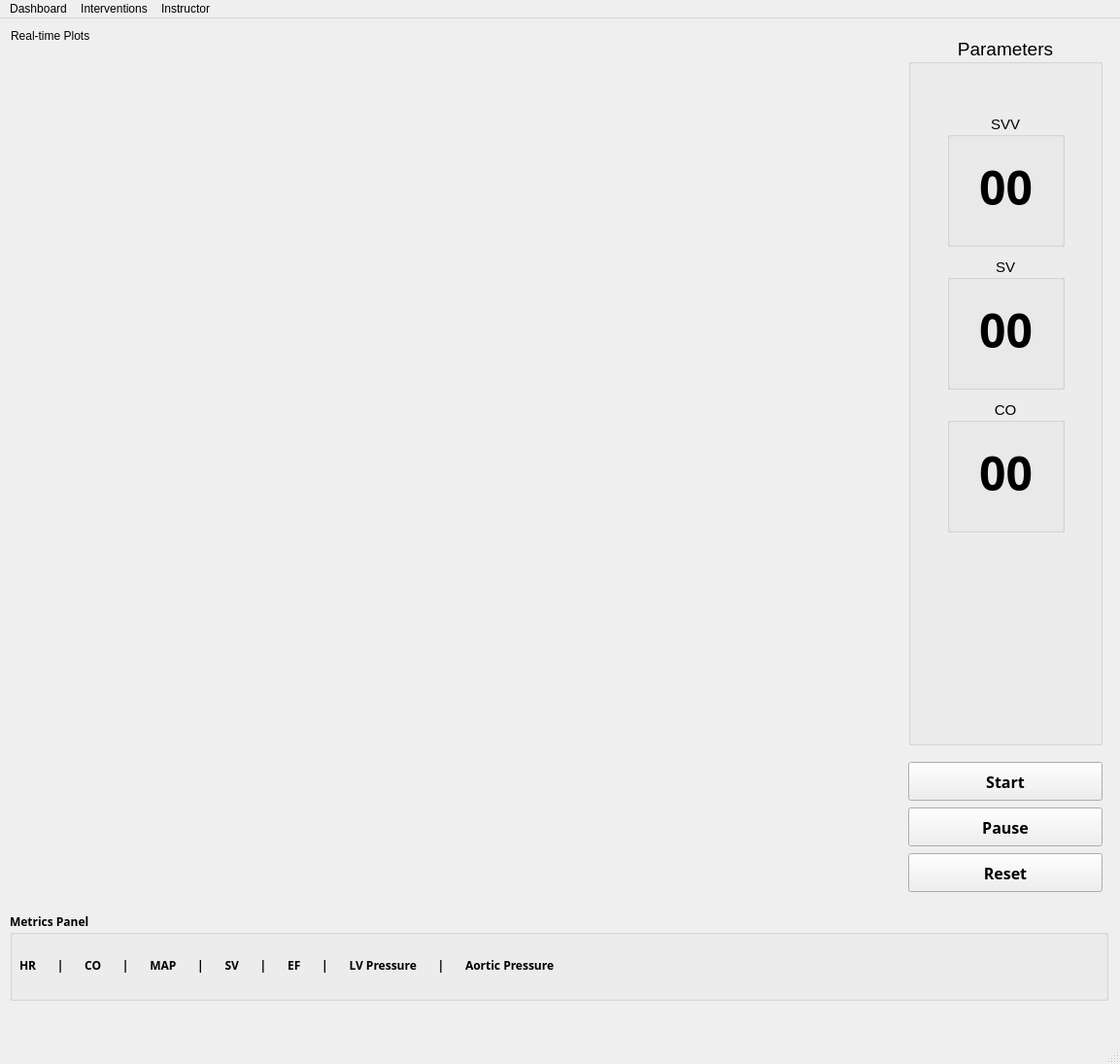
<?xml version="1.0" encoding="UTF-8"?>
<ui version="4.0">
 <class>MainWindow</class>
 <widget class="QMainWindow" name="MainWindow">
  <property name="geometry">
   <rect>
    <x>0</x>
    <y>0</y>
    <width>1153</width>
    <height>1095</height>
   </rect>
  </property>
  <property name="windowTitle">
   <string>MainWindow</string>
  </property>
  <widget class="QWidget" name="centralwidget">
   <widget class="QGroupBox" name="groupBox">
    <property name="geometry">
     <rect>
      <x>10</x>
      <y>920</y>
      <width>1131</width>
      <height>91</height>
     </rect>
    </property>
    <property name="font">
     <font>
      <family>Sitka Heading</family>
      <bold>true</bold>
     </font>
    </property>
    <property name="title">
     <string>Metrics Panel</string>
    </property>
    <widget class="QWidget" name="layoutWidget">
     <property name="geometry">
      <rect>
       <x>10</x>
       <y>30</y>
       <width>1111</width>
       <height>49</height>
      </rect>
     </property>
     <layout class="QVBoxLayout" name="verticalLayout_5">
      <item>
       <widget class="QLabel" name="Different_Metric_label">
        <property name="text">
         <string>HR       |       CO       |       MAP       |       SV       |       EF       |       LV Pressure       |       Aortic Pressure    </string>
        </property>
       </widget>
      </item>
     </layout>
    </widget>
   </widget>
   <widget class="QWidget" name="layoutWidget">
    <property name="geometry">
     <rect>
      <x>11</x>
      <y>11</y>
      <width>1131</width>
      <height>895</height>
     </rect>
    </property>
    <layout class="QHBoxLayout" name="horizontalLayout">
     <item>
      <layout class="QVBoxLayout" name="verticalLayout_8">
       <property name="sizeConstraint">
        <enum>QLayout::SizeConstraint::SetMinimumSize</enum>
       </property>
       <item>
        <widget class="QLabel" name="realtime_plots_label">
         <property name="sizePolicy">
          <sizepolicy hsizetype="Preferred" vsizetype="Fixed">
           <horstretch>0</horstretch>
           <verstretch>0</verstretch>
          </sizepolicy>
         </property>
         <property name="text">
          <string>Real-time Plots</string>
         </property>
        </widget>
       </item>
       <item>
        <layout class="QVBoxLayout" name="verticalLayout_2">
         <property name="spacing">
          <number>0</number>
         </property>
         <item>
          <widget class="PlotWidget" name="PT_plot_widget" native="true"/>
         </item>
        </layout>
       </item>
       <item>
        <layout class="QVBoxLayout" name="verticalLayout_6">
         <property name="spacing">
          <number>0</number>
         </property>
         <item>
          <widget class="PlotWidget" name="FT_plot_widget" native="true"/>
         </item>
        </layout>
       </item>
       <item>
        <layout class="QVBoxLayout" name="verticalLayout_7">
         <property name="spacing">
          <number>0</number>
         </property>
         <item>
          <widget class="PlotWidget" name="PV_plot_widget" native="true"/>
         </item>
        </layout>
       </item>
      </layout>
     </item>
     <item>
      <layout class="QVBoxLayout" name="verticalLayout_4">
       <property name="spacing">
        <number>7</number>
       </property>
       <property name="leftMargin">
        <number>2</number>
       </property>
       <property name="topMargin">
        <number>2</number>
       </property>
       <property name="rightMargin">
        <number>2</number>
       </property>
       <property name="bottomMargin">
        <number>2</number>
       </property>
       <item>
        <layout class="QVBoxLayout" name="verticalLayout">
         <property name="sizeConstraint">
          <enum>QLayout::SizeConstraint::SetDefaultConstraint</enum>
         </property>
         <property name="leftMargin">
          <number>5</number>
         </property>
         <property name="topMargin">
          <number>5</number>
         </property>
         <property name="rightMargin">
          <number>5</number>
         </property>
         <property name="bottomMargin">
          <number>5</number>
         </property>
         <item>
          <widget class="QGroupBox" name="groupBox_5">
           <property name="minimumSize">
            <size>
             <width>0</width>
             <height>600</height>
            </size>
           </property>
           <property name="maximumSize">
            <size>
             <width>200</width>
             <height>16777215</height>
            </size>
           </property>
           <property name="font">
            <font>
             <family>Tahoma</family>
             <pointsize>14</pointsize>
             <bold>false</bold>
            </font>
           </property>
           <property name="layoutDirection">
            <enum>Qt::LayoutDirection::LeftToRight</enum>
           </property>
           <property name="styleSheet">
            <string notr="true"/>
           </property>
           <property name="title">
            <string>Parameters</string>
           </property>
           <property name="alignment">
            <set>Qt::AlignmentFlag::AlignCenter</set>
           </property>
           <widget class="QWidget" name="layoutWidget">
            <property name="geometry">
             <rect>
              <x>40</x>
              <y>80</y>
              <width>121</width>
              <height>431</height>
             </rect>
            </property>
            <layout class="QVBoxLayout" name="verticalLayout_3">
             <property name="spacing">
              <number>10</number>
             </property>
             <item>
              <widget class="QGroupBox" name="groupBox_2">
               <property name="sizePolicy">
                <sizepolicy hsizetype="MinimumExpanding" vsizetype="Preferred">
                 <horstretch>0</horstretch>
                 <verstretch>0</verstretch>
                </sizepolicy>
               </property>
               <property name="minimumSize">
                <size>
                 <width>50</width>
                 <height>50</height>
                </size>
               </property>
               <property name="font">
                <font>
                 <family>Tahoma</family>
                 <pointsize>11</pointsize>
                 <bold>false</bold>
                </font>
               </property>
               <property name="cursor">
                <cursorShape>ArrowCursor</cursorShape>
               </property>
               <property name="styleSheet">
                <string notr="true"/>
               </property>
               <property name="title">
                <string>SVV</string>
               </property>
               <property name="alignment">
                <set>Qt::AlignmentFlag::AlignCenter</set>
               </property>
               <widget class="QLabel" name="label">
                <property name="geometry">
                 <rect>
                  <x>10</x>
                  <y>30</y>
                  <width>101</width>
                  <height>91</height>
                 </rect>
                </property>
                <property name="font">
                 <font>
                  <family>Adobe Fan Heiti Std</family>
                  <pointsize>36</pointsize>
                  <bold>true</bold>
                 </font>
                </property>
                <property name="styleSheet">
                 <string notr="true"/>
                </property>
                <property name="text">
                 <string>00</string>
                </property>
                <property name="alignment">
                 <set>Qt::AlignmentFlag::AlignCenter</set>
                </property>
               </widget>
              </widget>
             </item>
             <item>
              <widget class="QGroupBox" name="groupBox_4">
               <property name="minimumSize">
                <size>
                 <width>100</width>
                 <height>100</height>
                </size>
               </property>
               <property name="font">
                <font>
                 <family>Tahoma</family>
                 <pointsize>11</pointsize>
                 <bold>false</bold>
                </font>
               </property>
               <property name="title">
                <string>SV</string>
               </property>
               <property name="alignment">
                <set>Qt::AlignmentFlag::AlignCenter</set>
               </property>
               <widget class="QLabel" name="label_3">
                <property name="geometry">
                 <rect>
                  <x>10</x>
                  <y>30</y>
                  <width>101</width>
                  <height>91</height>
                 </rect>
                </property>
                <property name="font">
                 <font>
                  <family>Adobe Fan Heiti Std</family>
                  <pointsize>36</pointsize>
                  <bold>true</bold>
                 </font>
                </property>
                <property name="text">
                 <string>00</string>
                </property>
                <property name="alignment">
                 <set>Qt::AlignmentFlag::AlignCenter</set>
                </property>
               </widget>
              </widget>
             </item>
             <item>
              <widget class="QGroupBox" name="groupBox_3">
               <property name="minimumSize">
                <size>
                 <width>100</width>
                 <height>100</height>
                </size>
               </property>
               <property name="font">
                <font>
                 <family>Tahoma</family>
                 <pointsize>11</pointsize>
                 <bold>false</bold>
                </font>
               </property>
               <property name="title">
                <string>CO</string>
               </property>
               <property name="alignment">
                <set>Qt::AlignmentFlag::AlignCenter</set>
               </property>
               <widget class="QLabel" name="label_2">
                <property name="geometry">
                 <rect>
                  <x>10</x>
                  <y>30</y>
                  <width>101</width>
                  <height>91</height>
                 </rect>
                </property>
                <property name="font">
                 <font>
                  <family>Adobe Fan Heiti Std</family>
                  <pointsize>36</pointsize>
                  <bold>true</bold>
                 </font>
                </property>
                <property name="text">
                 <string>00</string>
                </property>
                <property name="alignment">
                 <set>Qt::AlignmentFlag::AlignCenter</set>
                </property>
               </widget>
              </widget>
             </item>
            </layout>
           </widget>
          </widget>
         </item>
        </layout>
       </item>
       <item>
        <layout class="QGridLayout" name="gridLayout">
         <property name="sizeConstraint">
          <enum>QLayout::SizeConstraint::SetDefaultConstraint</enum>
         </property>
         <property name="leftMargin">
          <number>5</number>
         </property>
         <property name="topMargin">
          <number>5</number>
         </property>
         <property name="rightMargin">
          <number>5</number>
         </property>
         <property name="bottomMargin">
          <number>5</number>
         </property>
         <item row="2" column="0">
          <widget class="QPushButton" name="reset_button">
           <property name="sizePolicy">
            <sizepolicy hsizetype="Preferred" vsizetype="Fixed">
             <horstretch>0</horstretch>
             <verstretch>0</verstretch>
            </sizepolicy>
           </property>
           <property name="minimumSize">
            <size>
             <width>200</width>
             <height>0</height>
            </size>
           </property>
           <property name="maximumSize">
            <size>
             <width>150</width>
             <height>40</height>
            </size>
           </property>
           <property name="font">
            <font>
             <family>Sitka Heading</family>
             <pointsize>12</pointsize>
             <bold>true</bold>
            </font>
           </property>
           <property name="cursor">
            <cursorShape>PointingHandCursor</cursorShape>
           </property>
           <property name="text">
            <string>Reset</string>
           </property>
          </widget>
         </item>
         <item row="1" column="0">
          <widget class="QPushButton" name="pause_button">
           <property name="sizePolicy">
            <sizepolicy hsizetype="Preferred" vsizetype="Fixed">
             <horstretch>0</horstretch>
             <verstretch>0</verstretch>
            </sizepolicy>
           </property>
           <property name="minimumSize">
            <size>
             <width>200</width>
             <height>0</height>
            </size>
           </property>
           <property name="maximumSize">
            <size>
             <width>150</width>
             <height>40</height>
            </size>
           </property>
           <property name="font">
            <font>
             <family>Sitka Heading</family>
             <pointsize>12</pointsize>
             <bold>true</bold>
            </font>
           </property>
           <property name="cursor">
            <cursorShape>PointingHandCursor</cursorShape>
           </property>
           <property name="text">
            <string>Pause</string>
           </property>
          </widget>
         </item>
         <item row="0" column="0">
          <widget class="QPushButton" name="start_button">
           <property name="sizePolicy">
            <sizepolicy hsizetype="Preferred" vsizetype="Fixed">
             <horstretch>0</horstretch>
             <verstretch>0</verstretch>
            </sizepolicy>
           </property>
           <property name="minimumSize">
            <size>
             <width>200</width>
             <height>0</height>
            </size>
           </property>
           <property name="maximumSize">
            <size>
             <width>150</width>
             <height>40</height>
            </size>
           </property>
           <property name="font">
            <font>
             <family>Sitka Heading</family>
             <pointsize>12</pointsize>
             <bold>true</bold>
            </font>
           </property>
           <property name="cursor">
            <cursorShape>PointingHandCursor</cursorShape>
           </property>
           <property name="text">
            <string>Start</string>
           </property>
          </widget>
         </item>
        </layout>
       </item>
      </layout>
     </item>
    </layout>
   </widget>
  </widget>
  <widget class="QMenuBar" name="menubar">
   <property name="geometry">
    <rect>
     <x>0</x>
     <y>0</y>
     <width>1153</width>
     <height>25</height>
    </rect>
   </property>
   <widget class="QMenu" name="menuDashboard">
    <property name="title">
     <string>Dashboard</string>
    </property>
   </widget>
   <widget class="QMenu" name="menuInterventions">
    <property name="title">
     <string>Interventions</string>
    </property>
   </widget>
   <widget class="QMenu" name="menuInstructor">
    <property name="title">
     <string>Instructor</string>
    </property>
   </widget>
   <addaction name="menuDashboard"/>
   <addaction name="menuInterventions"/>
   <addaction name="menuInstructor"/>
  </widget>
  <widget class="QStatusBar" name="statusbar"/>
 </widget>
 <customwidgets>
  <customwidget>
   <class>PlotWidget</class>
   <extends>QWidget</extends>
   <header>pyqtgraph</header>
   <container>1</container>
  </customwidget>
 </customwidgets>
 <resources/>
 <connections/>
</ui>
